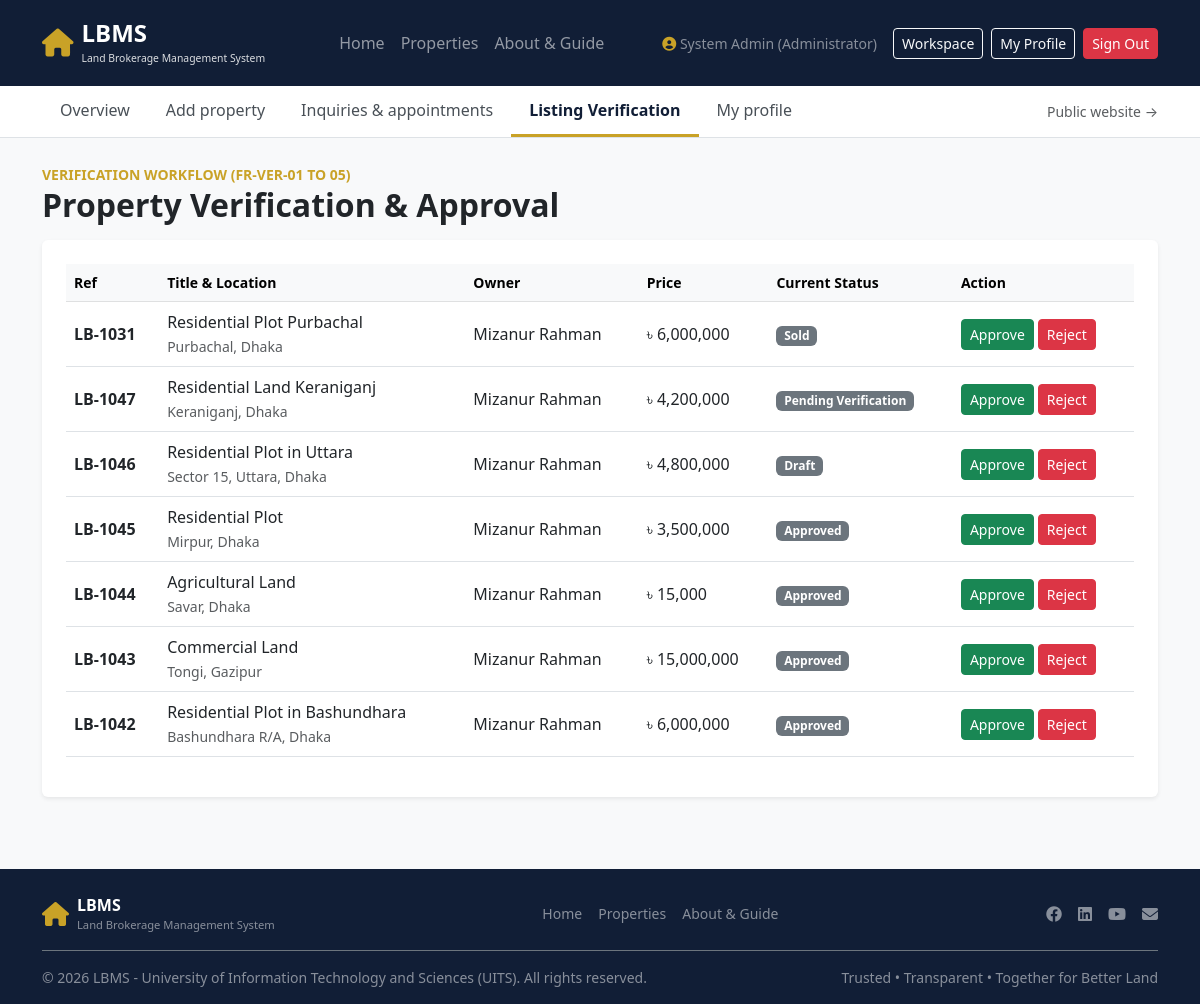
/verification.php (signed in), run on the app's committed database.
### tables this page shows
CREATE TABLE properties (
    id INT AUTO_INCREMENT PRIMARY KEY,
    listing_ref VARCHAR(30) NOT NULL,
    owner_id INT NOT NULL,
    broker_id INT DEFAULT NULL,
    title VARCHAR(255) NOT NULL,
    location VARCHAR(255) NOT NULL,
    category ENUM('Residential', 'Commercial', 'Agricultural') NOT NULL,
    listing_type ENUM('Sale', 'Rent') NOT NULL,
    size DECIMAL(10,2) NOT NULL,
    unit VARCHAR(50) DEFAULT 'Katha (Approx.)',
    price DECIMAL(15,2) NOT NULL,
    description TEXT NOT NULL,
    status ENUM('Draft', 'Pending Verification', 'Approved', 'Rejected', 'Sold', 'Archived') DEFAULT 'Pending Verification',
    created_at TIMESTAMP DEFAULT CURRENT_TIMESTAMP,
    FOREIGN KEY (owner_id) REFERENCES users(id) ON DELETE CASCADE,
    FOREIGN KEY (broker_id) REFERENCES users(id) ON DELETE SET NULL
);

CREATE TABLE users (
    id INT AUTO_INCREMENT PRIMARY KEY,
    account_code VARCHAR(30) DEFAULT NULL,
    full_name VARCHAR(255) NOT NULL,
    email VARCHAR(255) NOT NULL UNIQUE,
    phone VARCHAR(50) NOT NULL,
    password_hash VARCHAR(255) NOT NULL,
    role ENUM('Administrator', 'Broker', 'Seller', 'Buyer') NOT NULL,
    location VARCHAR(255) DEFAULT 'Dhaka, Bangladesh',
    service_area VARCHAR(255) DEFAULT 'Dhaka & Gazipur',
    notify_inquiries TINYINT(1) DEFAULT 1,
    notify_appointments TINYINT(1) DEFAULT 1,
    notify_reviews TINYINT(1) DEFAULT 1,
    status ENUM('Active', 'Suspended') DEFAULT 'Active',
    created_at TIMESTAMP DEFAULT CURRENT_TIMESTAMP
);

### verification.php (the view, shortened to what this page needs)
<?php
require_once 'config/db.php';
include 'includes/header.php';
$pending = $pdo->query("SELECT p.*, u.full_name as owner_name FROM properties p LEFT JOIN users u ON p.owner_id = u.id ORDER BY p.id DESC")->fetchAll();
?>
<div class="container py-4">
    <span class="text-gold fw-bold small text-uppercase">Verification Workflow (FR-VER-01 to 05)</span>
    <h2 class="fw-bold mb-3">Property Verification & Approval</h2>
    <div class="card border-0 shadow-sm p-4">
        <div class="table-responsive">
            <table class="table align-middle">
                <thead class="table-light small">
                    <tr><th>Ref</th><th>Title & Location</th><th>Owner</th><th>Price</th><th>Current Status</th><th>Action</th></tr>
                </thead>
                <tbody>
                    <?php foreach ($pending as $p): ?>
                    <tr>
                        <td><strong><?php echo htmlspecialchars($p['listing_ref']); ?></strong></td>
                        <td><?php echo htmlspecialchars($p['title']); ?><br><small class="text-muted"><?php echo htmlspecialchars($p['location']); ?></small></td>
                        <td><?php echo htmlspecialchars($p['owner_name']); ?></td>
                        <td>৳ <?php echo number_format($p['price']); ?></td>
                        <td><span class="badge bg-secondary"><?php echo htmlspecialchars($p['status']); ?></span></td>
                        <td>
                            <form action="actions/interaction_action.php" method="POST" class="d-flex gap-1">
                                <button name="new_status" value="Approved" class="btn btn-success btn-sm">Approve</button>
                                <button name="new_status" value="Rejected" class="btn btn-danger btn-sm">Reject</button>
                            </form>
                        </td>
                    </tr>
                    <?php endforeach; ?>
                </tbody>
            </table>
        </div>
    </div>
</div>
<?php include 'includes/footer.php'; ?>

### assets/css/style.css (style rules this page uses)
:root { --primary-dark: #111e36; --accent-gold: #c9a227; --bg-light: #f8f9fa; }
body { font-family: 'Segoe UI', system-ui, -apple-system, sans-serif; background-color: var(--bg-light); color: #212529; }
.text-gold { color: var(--accent-gold) !important; }

### data on the page
properties: listing_ref "LB-1031", title "Residential Plot Purbachal", location "Purbachal, Dhaka", owner.full_name "Mizanur Rahman", price "6,000,000", status "Sold"
properties: listing_ref "LB-1047", title "Residential Land Keraniganj", location "Keraniganj, Dhaka", owner.full_name "Mizanur Rahman", price "4,200,000", status "Pending Verification"
properties: listing_ref "LB-1046", title "Residential Plot in Uttara", location "Sector 15, Uttara, Dhaka", owner.full_name "Mizanur Rahman", price "4,800,000", status "Draft"
properties: listing_ref "LB-1045", title "Residential Plot", location "Mirpur, Dhaka", owner.full_name "Mizanur Rahman", price "3,500,000", status "Approved"
properties: listing_ref "LB-1044", title "Agricultural Land", location "Savar, Dhaka", owner.full_name "Mizanur Rahman", price "15,000", status "Approved"
properties: listing_ref "LB-1043", title "Commercial Land", location "Tongi, Gazipur", owner.full_name "Mizanur Rahman", price "15,000,000", status "Approved"
properties: listing_ref "LB-1042", title "Residential Plot in Bashundhara", location "Bashundhara R/A, Dhaka", owner.full_name "Mizanur Rahman", price "6,000,000", status "Approved"

### other printed values
$_SESSION['full_name'] "System Admin"
$_SESSION['role'] "Administrator"
